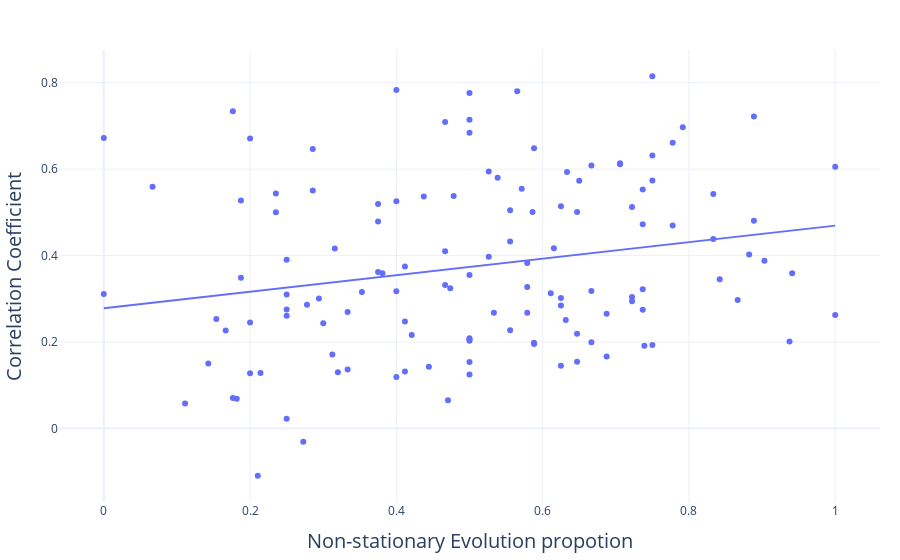

The notebook cell saved with this chart:
### Code cell
import plotly.express as px
fig = px.scatter(x = list(sorted_proportion.values()), y = list(cor_dict1.values()), labels={'x':'Non-stationary Evolution propotion', 'y':'Correlation Coefficient'}, trendline="ols", title= None)
# Update layout with labels and title
fig.update_layout(
    template='plotly_white',
    margin=dict(l=20, r=20, t=50, b=20),
    autosize=True,
    yaxis_title_font={'size': 20},  
    xaxis_title_font={'size': 20}, 
    width=None 
)
fig.show()
